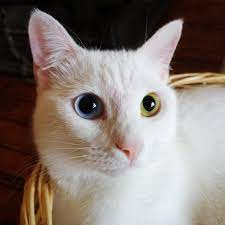
#> input picture cat2.jpg, 225 x 225 px
$ python computing_histogram.py
#> lines starting #> are read from the running program, lines starting #| are printed output that depends on the picture; after the words box and inside, x2 and y2 are one past the last pixel; in counts of white or black regions, pixels touching at a corner belong together
import cv2 as cv
import matplotlib.pyplot as plt
import numpy as np
'''Histogram allow you to visualize the pixel intensity of the distribution
of the color'''

img = cv.imread('cat2.jpg')
#> img is the input picture: shape (225, 225, 3); mean B, G, R 115.4, 121.4, 133.3
cv.imshow('Cat', img)

gray = cv.cvtColor(img, cv.COLOR_BGR2GRAY)
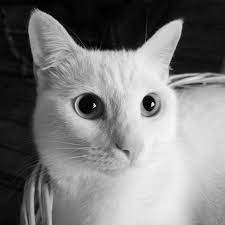
#> gray: shape (225, 225); min 0, max 251, mean 124.3
cv.imshow('Gray image', gray)

blank = np.zeros(img.shape[:2], dtype='uint8')
circle = cv.circle(blank, (img.shape[1]//2, img.shape[0]//2), 100, 255, -1)
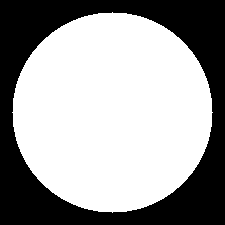
#> blank: shape (225, 225); 62.1% white; 1 black region, box (x1, y1, x2, y2) and area: (0, 0, 225, 225) 19208
mask = cv.bitwise_and(img,img,mask=circle)
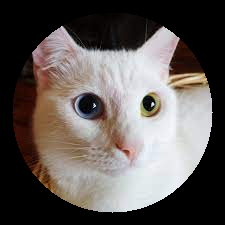
#> mask: shape (225, 225, 3); mean B, G, R 86.6, 89.8, 96.3
cv.imshow('Mask', mask)


#GRAY HISTOGRAM
'''
gray_hist= cv.calcHist([gray], [0], mask,[256],[0,256])

plt.figure()
plt.title('Grayscale Histogram')
plt.xlabel('Bins')
plt.ylabel('# of pixels')
plt.plot(gray_hist)
plt.xlim([0,256])
plt.show()
'''

#COLOR HISTOGRAM
colors= ('b', 'g', 'r')
plt.figure()
plt.title('Color Histogram')
plt.xlabel('Bins')
plt.ylabel('# of pixels')
for i,col in enumerate(colors):
    hist = cv.calcHist([img], [i], None, [256], [0,256])
    plt.plot(hist, color= col)
    plt.xlim([0,256])

plt.show()
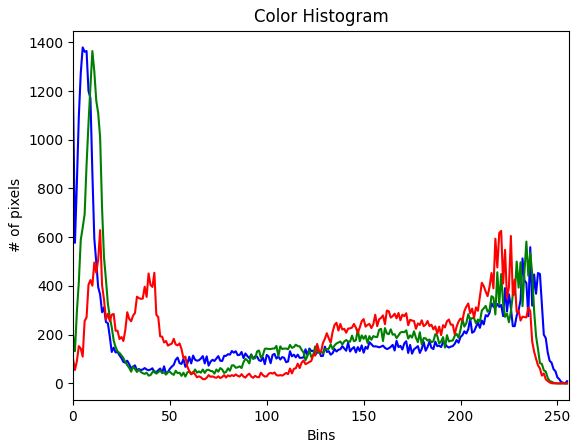
#> figure drawn by matplotlib, 1 panel; curve peaks at x = 5, y = 1379; curve peaks at x = 10, y = 1364; curve peaks at x = 14, y = 629
cv.waitKey(0)
